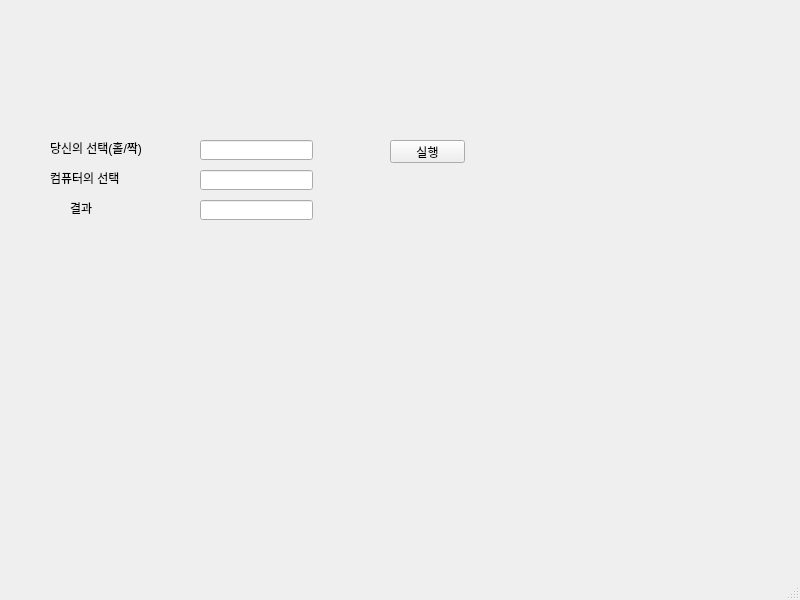
<?xml version="1.0" encoding="UTF-8"?>
<ui version="4.0">
 <class>MainWindow</class>
 <widget class="QMainWindow" name="MainWindow">
  <property name="geometry">
   <rect>
    <x>0</x>
    <y>0</y>
    <width>800</width>
    <height>600</height>
   </rect>
  </property>
  <property name="windowTitle">
   <string>MainWindow</string>
  </property>
  <widget class="QWidget" name="centralwidget">
   <widget class="QLabel" name="lbl1">
    <property name="geometry">
     <rect>
      <x>50</x>
      <y>140</y>
      <width>121</width>
      <height>16</height>
     </rect>
    </property>
    <property name="text">
     <string>당신의 선택(홀/짝)</string>
    </property>
   </widget>
   <widget class="QLabel" name="lbl2">
    <property name="geometry">
     <rect>
      <x>50</x>
      <y>170</y>
      <width>81</width>
      <height>16</height>
     </rect>
    </property>
    <property name="text">
     <string>컴퓨터의 선택</string>
    </property>
   </widget>
   <widget class="QLabel" name="lbl3">
    <property name="geometry">
     <rect>
      <x>70</x>
      <y>200</y>
      <width>31</width>
      <height>16</height>
     </rect>
    </property>
    <property name="text">
     <string>결과</string>
    </property>
   </widget>
   <widget class="QPushButton" name="pb">
    <property name="geometry">
     <rect>
      <x>390</x>
      <y>140</y>
      <width>75</width>
      <height>23</height>
     </rect>
    </property>
    <property name="text">
     <string>실행</string>
    </property>
   </widget>
   <widget class="QLineEdit" name="le1">
    <property name="geometry">
     <rect>
      <x>200</x>
      <y>140</y>
      <width>113</width>
      <height>20</height>
     </rect>
    </property>
   </widget>
   <widget class="QLineEdit" name="le2">
    <property name="geometry">
     <rect>
      <x>200</x>
      <y>170</y>
      <width>113</width>
      <height>20</height>
     </rect>
    </property>
   </widget>
   <widget class="QLineEdit" name="le3">
    <property name="geometry">
     <rect>
      <x>200</x>
      <y>200</y>
      <width>113</width>
      <height>20</height>
     </rect>
    </property>
   </widget>
  </widget>
  <widget class="QMenuBar" name="menubar">
   <property name="geometry">
    <rect>
     <x>0</x>
     <y>0</y>
     <width>800</width>
     <height>21</height>
    </rect>
   </property>
  </widget>
  <widget class="QStatusBar" name="statusbar"/>
 </widget>
 <resources/>
 <connections/>
</ui>
